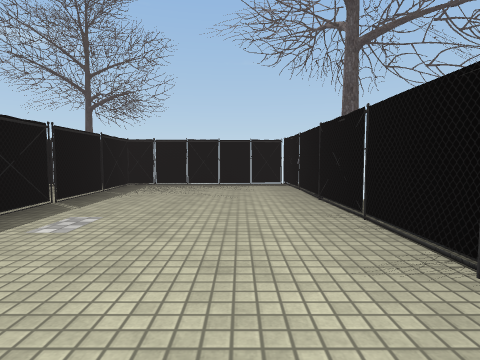
[1] (above)

24 first-person views from a walk through a scene from a Unity 3-D project. The camera is 1.2 m above the floor, tilts 4° down and sees 80° across. Doors are open. The floor is counted in squares, 2.26 m on a side. Each view is taken from the middle of a square. On the plan, view 1 faces up. The plan holds only what a view shows up to about 9 squares ahead; the rest is blank. The player character is not drawn. Some animated figures are not drawn. Some surface patterns are stand-ins.

[2]
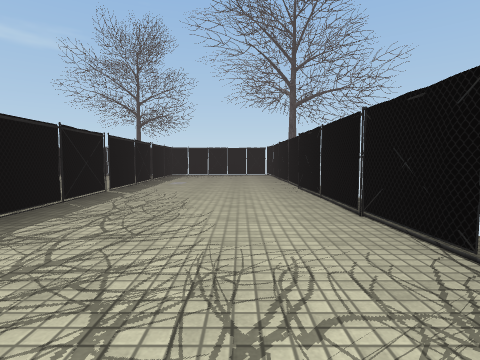

[3]
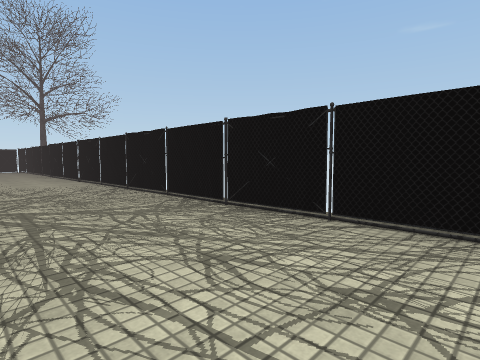

[4]
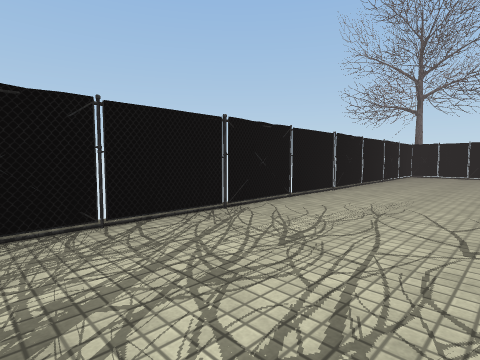

[5]
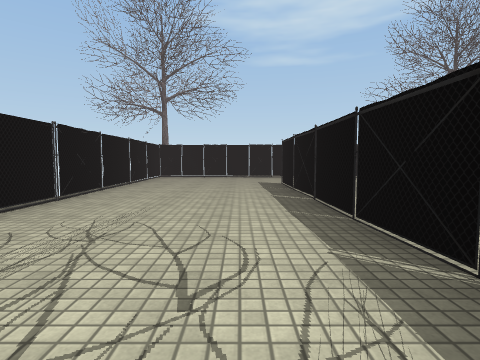

[6]
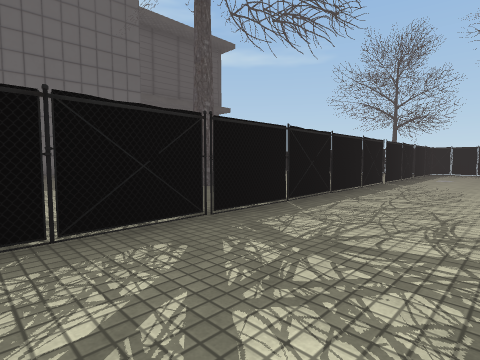

[7]
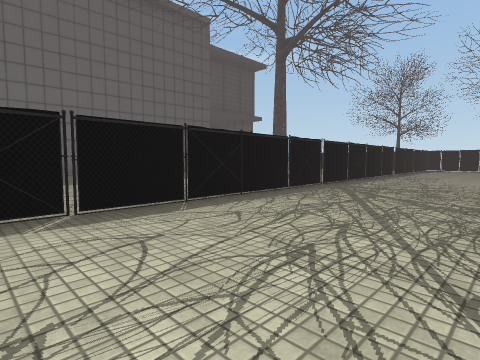

[8]
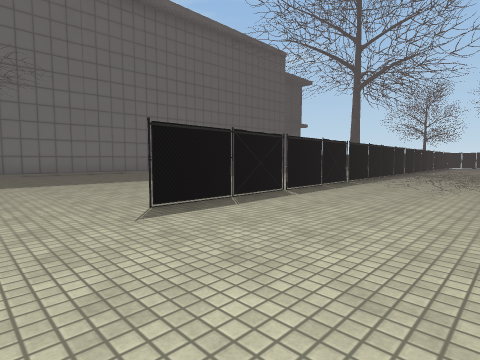

[9]
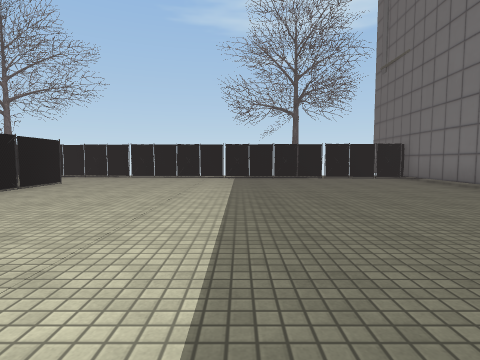

[10]
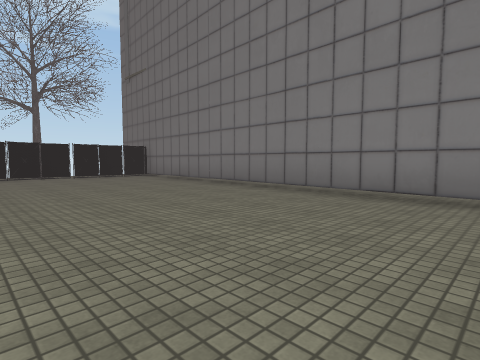

[11]
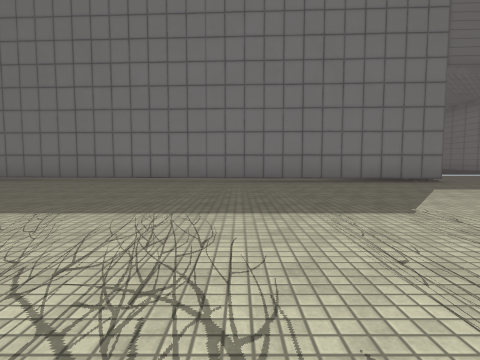

[12]
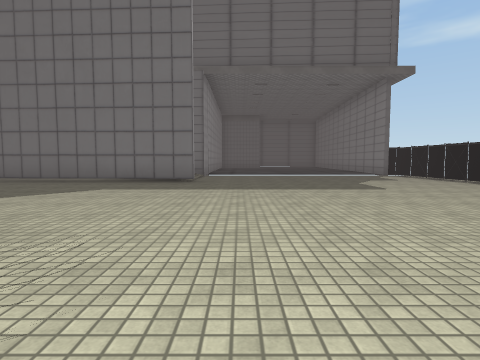

[13]
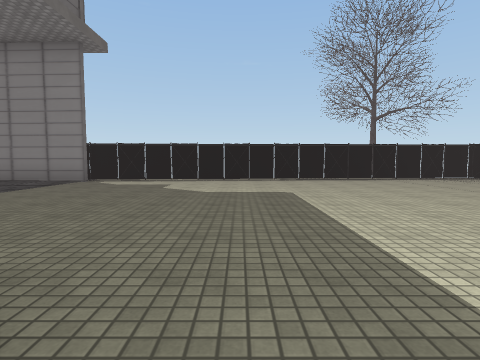

[14]
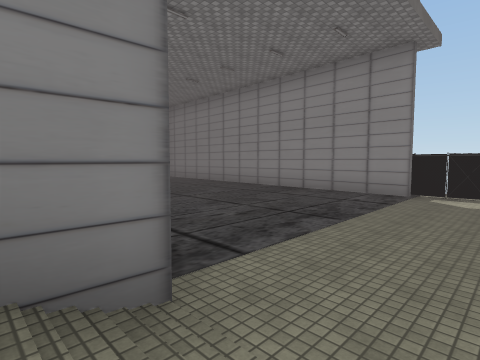

[15]
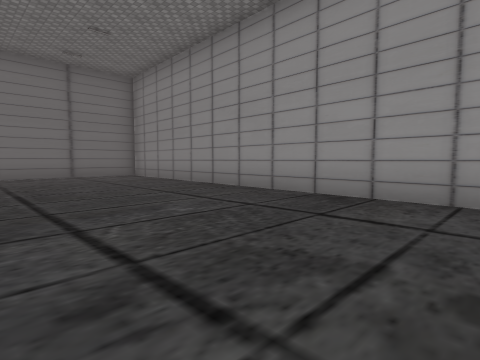

[16]
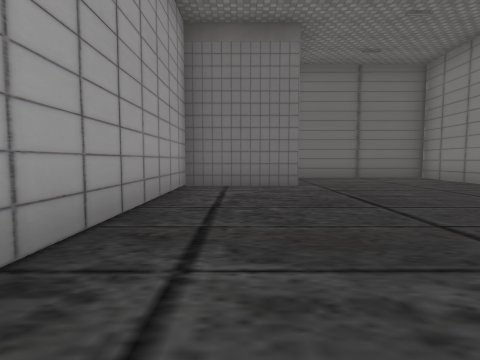

[17]
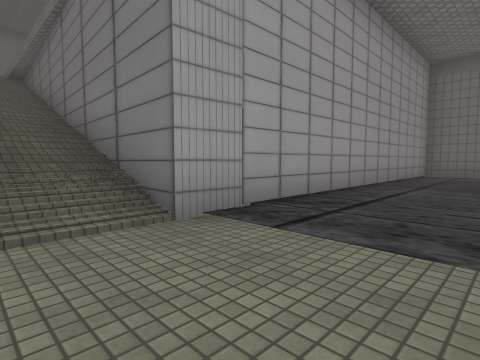

[18]
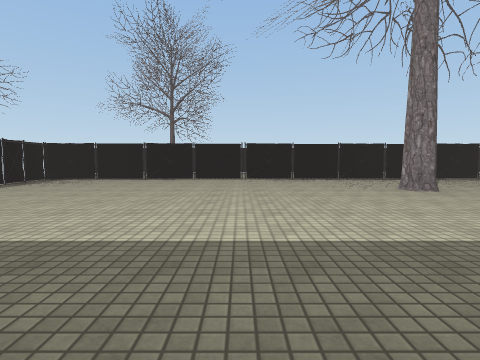

[19]
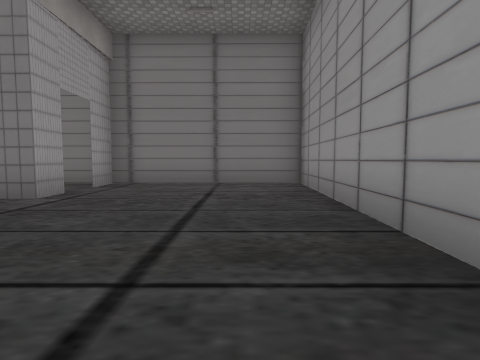

[20]
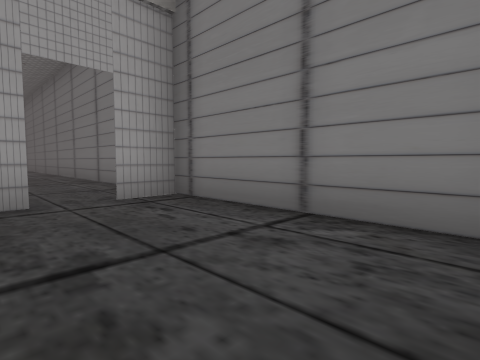

[21]
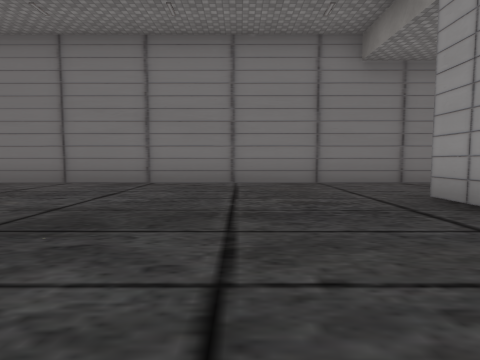

[22]
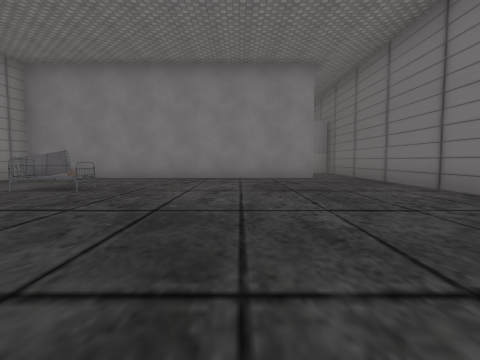

[23]
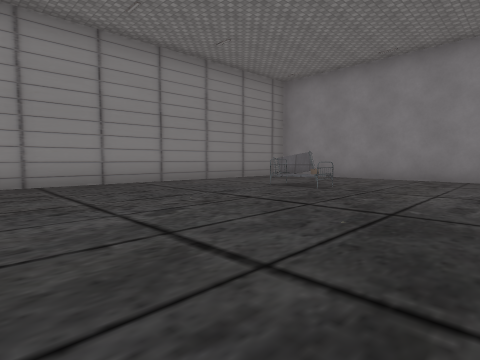

[24]
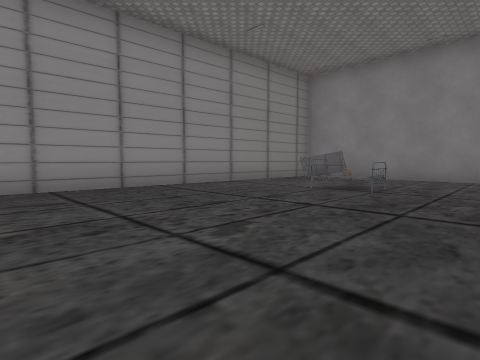

### Floor plan
Key: @ floor where view 1 was taken; # wall or solid block; . floor; / step, stairs or slope; = window, fence, low wall or low ledge; O other object.
Columns run from 24 left of view 1 to 4 right of it. Each row starts with its distance up from view 1.
  7                        ###
  6 ########   #############.#O
  5 #......#####..........#..#O
  4 #.....................#..#OOO
  3 #.....................#..#OOO
  2 #.....................#..#OOO
  1 ##.#..................#..#
  0 #..#..................#.@##
 -1 #..#########..........#...#
 -2 #.....     #//#....#..#...#
 -3 #..........#//#.......#...#
 -4 #..........#//#.......#...#
 -5 #..........#= #.......#...#
 -6 #..........###........#...#
 -7 #..........###....... #...#
 -8 #......#...# #......  #...#
 -9 #..........# #........#...#
-10 #........O## #........#...#
-11 #.......#O#  #........#...#
-12 #.#######    #........#...#
-13              #........#...#
-14              #........#...#
-15              #............OO
-16              ###..........OO
-17                ###########OOO
-18                         OO
-19                         O

Where each view was taken, in squares from view 1:
view 1: 0 up, 0 right, facing up
view 2: 4 down, 0 right, facing up
view 3: 9 down, 1 left, facing up-right
view 4: 7 down, 1 left, facing down-right
view 5: 8 down, 1 left, facing down
view 6: 6 down, 0 right, facing up-left
view 7: 10 down, 1 right, facing up-left
view 8: 16 down, 1 right, facing up-left
view 9: 8 down, 6 left, facing down
view 10: 7 down, 6 left, facing down-left
view 11: 6 down, 3 left, facing left
view 12: 0 up, 3 left, facing left
view 13: 2 down, 9 left, facing up
view 14: 2 down, 11 left, facing up-left
view 15: 1 up, 14 left, facing up-left
view 16: 0 up, 15 left, facing left
view 17: 1 up, 11 left, facing down-left
view 18: 1 up, 10 left, facing right
view 19: 4 up, 17 left, facing left
view 20: 5 up, 21 left, facing down-left
view 21: 4 down, 17 left, facing left
view 22: 3 down, 20 left, facing down
view 23: 3 down, 20 left, facing down-right
view 24: 3 down, 19 left, facing down-right
